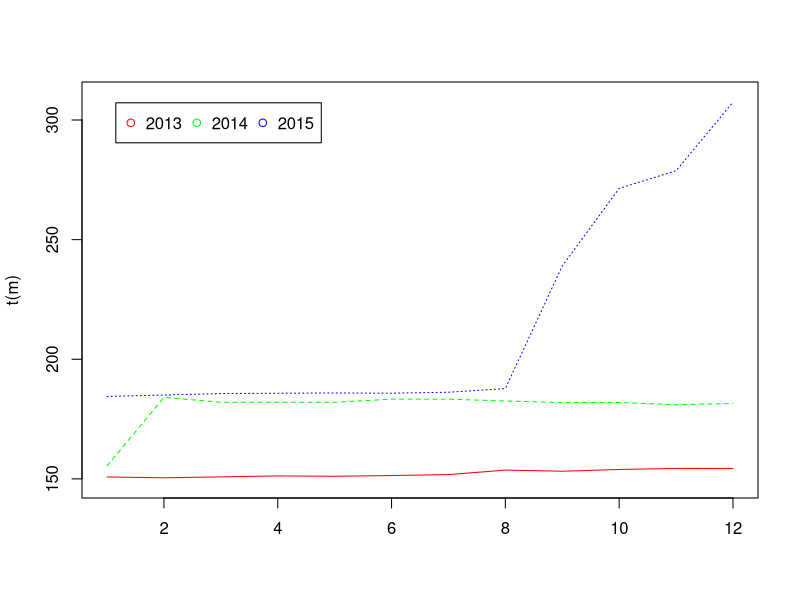
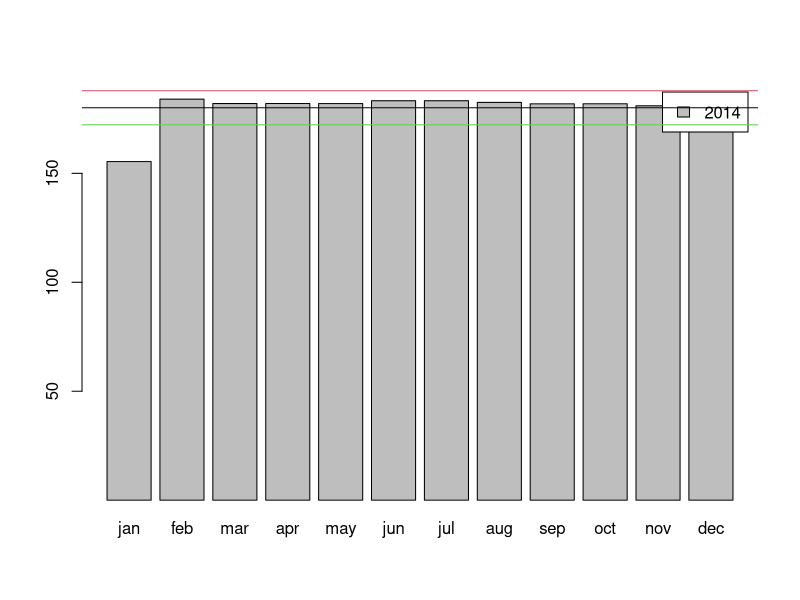

Reproduce these figures in R, in order.
jan <- c(150.81,155.4,184.45)
feb <- c(150.45,184.06,185.05)
mar <- c(150.84,182.04,185.65)
apr <- c(151.24,182.05,185.80)
may <- c(151.1, 182.02,185.9)
jun <- c(151.4, 183.32,185.82)
jul <- c(151.8, 183.32,186.22)
aug <- c(153.67, 182.55,187.74)
sep <- c(153.2, 181.9,239)
oct <- c(153.93, 181.92,271.4)
nov <- c(154.38,181,278.78)
dec <- c(154.3,181.524,307.44)

m <- cbind(jan,feb,mar,apr,may,jun,jul,aug,sep,oct,nov,dec)

rownames(m) <- c("2013","2014","2015")
m

glob_min = min(m)
glob_max = max(m)

colors <- c('red','green','blue')
matplot(t(m),type='l',ylim=c(glob_min-2,glob_max+2), col=colors)
legend('topleft', inset=.05, legend=rownames(m), 
      pch=1, horiz=TRUE, col=colors)

mean_2014 <- mean(m[2,])
sd_2014 = sd(m[2,])

barplot(m[2,],legend.text ='2014', ylim=c(1,mean_2014 + sd_2014 + 4))
abline(h=mean_2014)
abline(h=mean_2014 + sd_2014,col=2)
abline(h=mean_2014 - sd_2014, col=3)


